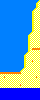

Rendered tile map (Tiled .tmx) drawn with the repository's tilesets; below, a short description and the full map source, tile grids included:
An orthogonal 10x25 tile map with 4x4 px tiles, 1 tile layer (Capa de Patrones 1).

<map version="1.0" tiledversion="1.0.2" orientation="orthogonal" renderorder="right-down" width="10" height="25" tilewidth="4" tileheight="4" nextobjectid="1">
 <tileset firstgid="1" source="tilesetBeach.tsx" />
 <layer name="Capa de Patrones 1" width="10" height="25">
  <data encoding="csv">
10,10,10,10,10,10,10,10,10,7,
10,10,10,10,10,10,10,10,10,15,
10,10,10,10,10,10,10,10,7,1,
10,10,10,10,10,10,10,10,15,1,
10,10,10,10,10,10,10,10,15,1,
10,10,10,10,10,10,10,10,15,1,
10,10,10,10,10,10,10,10,15,1,
10,10,10,10,10,10,10,10,15,1,
10,10,10,10,10,10,10,7,1,1,
10,10,10,10,10,10,10,15,1,1,
10,10,10,10,10,10,10,15,1,1,
10,10,10,10,10,10,10,15,1,1,
10,10,10,10,10,10,10,15,2,2,
10,10,10,10,10,10,7,1,1,1,
10,10,10,10,10,10,15,1,1,1,
10,10,10,10,10,10,15,1,11,1,
10,10,10,10,10,10,15,1,1,1,
10,10,10,10,10,7,1,1,1,1,
2,2,2,2,2,11,1,1,1,1,
1,11,1,1,1,1,1,1,1,11,
1,1,1,1,1,1,1,1,1,1,
1,1,1,1,1,11,1,1,1,1,
5,5,5,5,5,5,5,5,5,5,
5,5,5,5,5,5,5,5,5,5,
5,5,5,5,5,5,5,5,5,5
</data>
 </layer>
</map>
